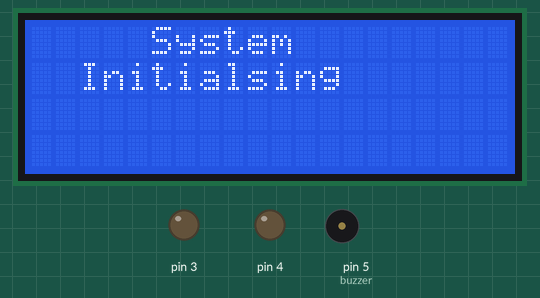
Simulated run of this sketch. Board: Arduino Uno, built with avr-gcc and run on an emulated ATmega328P. On the bench: 20×4 character LCD, output pins drawn as LEDs (lit = HIGH), buzzer (waves = sounding, pin HIGH). Pins used as bus, display or sensor lines are not drawn.

Above: at 0.2 s.
At 20.2 s:
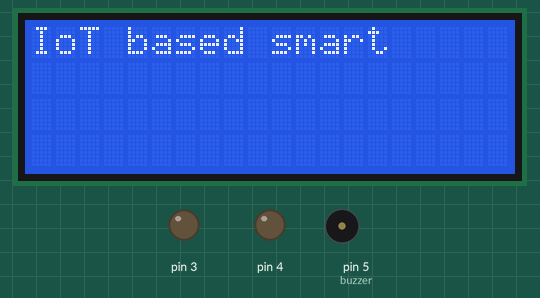
At 31.3 s:
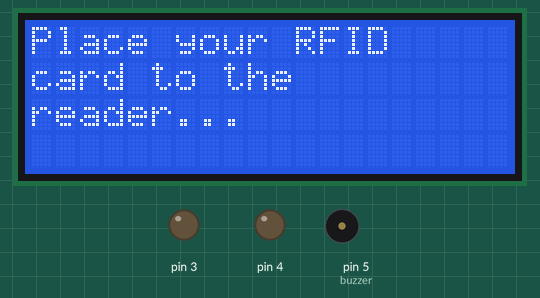
At 40.4 s:
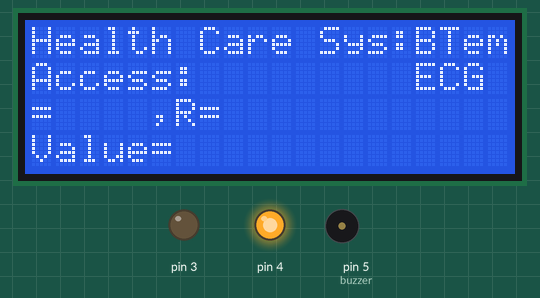
Timing chart, 0 to 41.9 s (numbered marks = the images above):
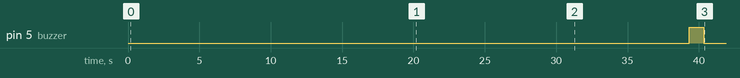

The sketch:

_Tem_values_and_shows_on_lcd_buzzer__red_led__with_RFID_Card.ino
```cpp
//lcd display value
#include <Wire.h>
#include <LiquidCrystal_I2C.h>
LiquidCrystal_I2C lcd(0x27, 20, 4);
//rfid/////////////////
#include <SPI.h>
#include <MFRC522.h>
#define SS_PIN 10
#define RST_PIN 9
MFRC522 mfrc522(SS_PIN, RST_PIN);   // Create MFRC522 instance.
///////////////////////////
#include <Adafruit_MLX90614.h>
Adafruit_MLX90614 mlx = Adafruit_MLX90614();

void setup() {
  // led green
  pinMode(4, OUTPUT);
  pinMode(3, OUTPUT);
  pinMode(5, OUTPUT); //buzzer
  //ECG module
  pinMode(7, INPUT); // Setup for leads off detection LO +
  pinMode(6, INPUT); // Setup for leads off detection LO -
  SPI.begin();      // Initiate  SPI bus
  mfrc522.PCD_Init();   // Initiate MFRC522
  // lcd display
  Serial.begin(9600);
  lcd.init();                      // initialize the lcd
  lcd.backlight();
  lcd.clear();
  lcd.setCursor(5, 0);
  lcd.print("System");
  lcd.setCursor(2, 1);
  lcd.print("Initialsing");
  delay(20000);
  lcd.clear();
  lcd.setCursor(0, 0);
  lcd.print("IoT based smart");
  delay(2000);
  lcd.setCursor(0, 1);
  lcd.print("System for Heart");
  delay(2000);
  lcd.setCursor(-4, 2);
  lcd.print("Attack  Monitor");
  delay(2000);
  lcd.setCursor(-4, 3);
  lcd.print(" and Prediction");
  delay(5000);
  lcd.clear();
  lcd.setCursor(0, 0);
  lcd.print("Place your RFID");
  lcd.setCursor(0, 1);
  lcd.print("card to the ");
  lcd.setCursor(0, 2);
  lcd.print("reader...");
  delay(8000);
  lcd.clear();
  lcd.setCursor(0, 0); //Set LCD cursor to upper left corner, column 0, row 0
  lcd.print("Health Care Sys:");
  lcd.setCursor(0, 1);
  lcd.print("Access:");
  lcd.setCursor(-4, 2);
  lcd.print("BTem=");
  lcd.setCursor(5, 2);
  lcd.print(",");
  lcd.setCursor(6, 2);
  lcd.print("R=");
  lcd.setCursor(-4, 3);
  lcd.print("ECG Value= ");
  //body Tem
  // Serial.println("Adafruit MLX90614 test");
  if (!mlx.begin()) {
    // Serial.println("Error connecting to MLX sensor. Check wiring.");
    while (1);
  };
  //rfid
  SPI.begin();      // Initiate  SPI bus
  mfrc522.PCD_Init();   // Initiate MFRC522
  // Serial.println("Place your RFID card to the reader...");
  digitalWrite(5, HIGH);//buzzer
  delay(1000);
  digitalWrite(5, LOW);//buzzer
  digitalWrite(4, HIGH);
  //Serial.println();
}

void loop() {
  // Look for new cards
  if ( ! mfrc522.PICC_IsNewCardPresent())
  {
    return;
  }
  // Select one of the cards
  if ( ! mfrc522.PICC_ReadCardSerial())
  {
    return;
  }
  //Show UID on serial monitor
  //Serial.print("UID tag :");
  String content = "";
  byte letter;
  for (byte i = 0; i < mfrc522.uid.size; i++)
  {
    //Serial.print(mfrc522.uid.uidByte[i] < 0x10 ? " 0" : " ");
    //Serial.print(mfrc522.uid.uidByte[i], HEX);
    content.concat(String(mfrc522.uid.uidByte[i] < 0x10 ? " 0" : " "));
    content.concat(String(mfrc522.uid.uidByte[i], HEX));
  }
  // Serial.println();
  // Serial.print("Message : ");
  content.toUpperCase();
  if (content.substring(1) == "59 68 42 8C") //Replace with your UID of the card/cards that you need to give access
  {
    lcd.setCursor(7, 1);
    lcd.print("Authorizd");
    lcd.setCursor(1, 2);
    lcd.print(round(mlx.readObjectTempC()));
    lcd.print("*C");
    lcd.setCursor(8, 2);
    lcd.print(round(mlx.readAmbientTempC()));
    lcd.print("*C");
    lcd.setCursor(7, 3);
    lcd.print(analogRead(A0));
    lcd.print("mm");

    Serial.println(mlx.readAmbientTempC());
    Serial.println(mlx.readObjectTempC());
    Serial.println(analogRead(A0));
    delay(5000);

  }

  if (content.substring(1) != "87 8C 63 B2" || content.substring(1) != "59 68 42 8C")
  {
    lcd.setCursor(7, 1);
    lcd.print(" Denied  ");
    lcd.setCursor(1, 2);
    lcd.print("___");
    lcd.setCursor(8, 2);
    lcd.print("___");
    lcd.setCursor(7, 3);
    lcd.print("___");

  };
  if (mlx.readObjectTempC() > 39)
  {
    digitalWrite(5, HIGH);//buzzer
    digitalWrite(3, HIGH);//red led
    delay(500);
    digitalWrite(5, LOW);
    digitalWrite(3, HIGH);//red led
  }
}
```

Measured:
- what the display in image 1 shows lasts 2.0 s, from 20.2 s to 22.2 s
- what the display in image 2 shows lasts 8.1 s, from 31.2 s to 39.3 s
